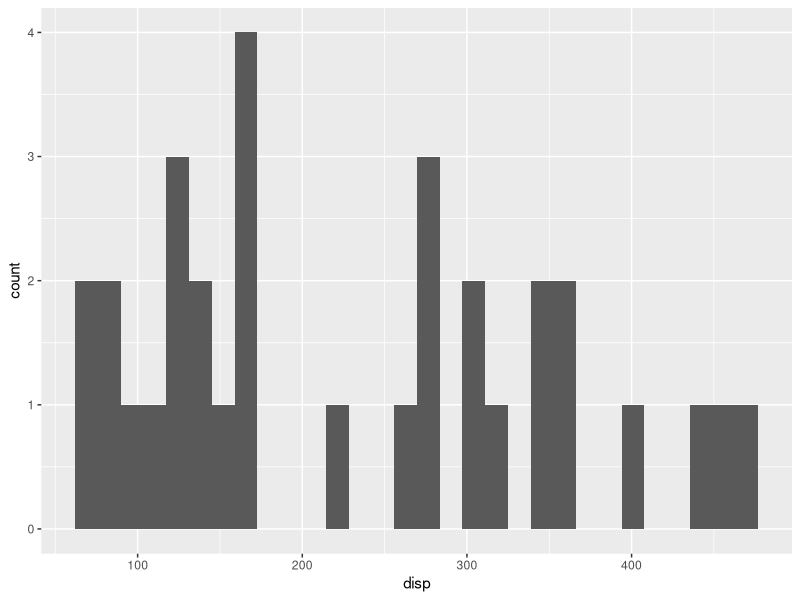
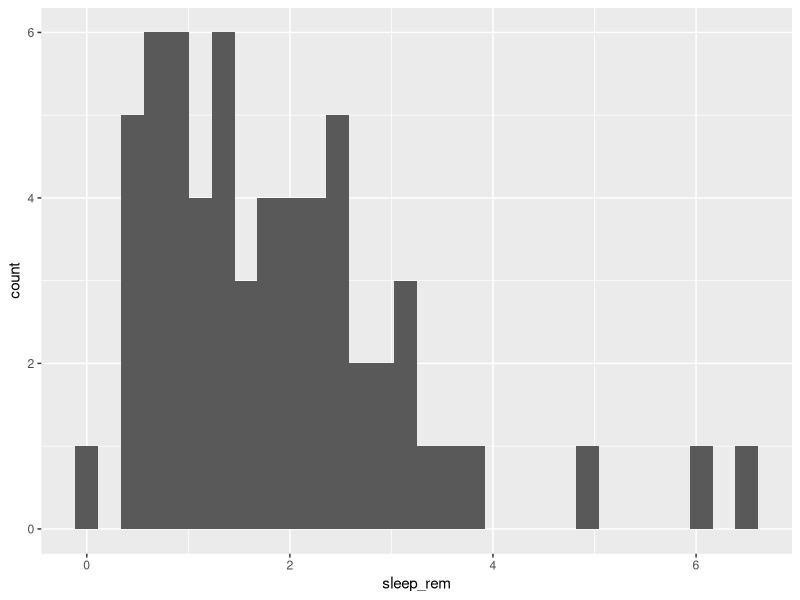
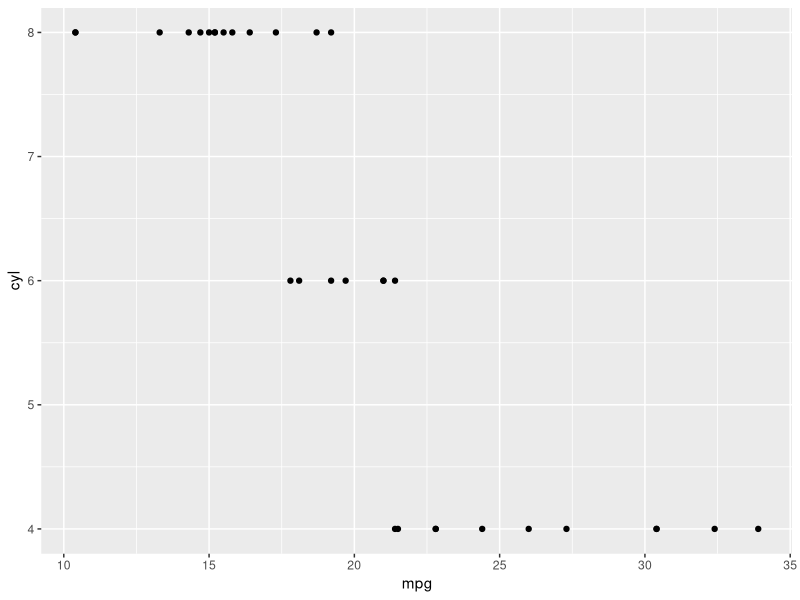
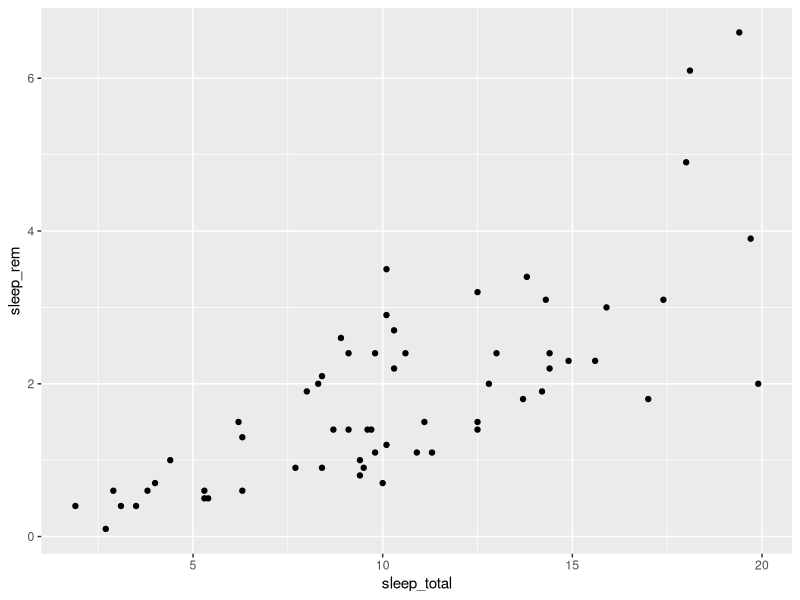
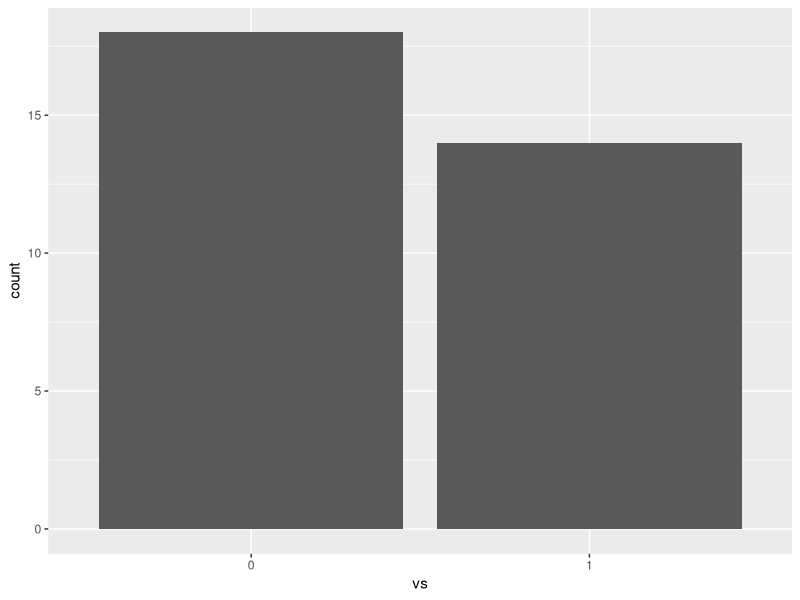
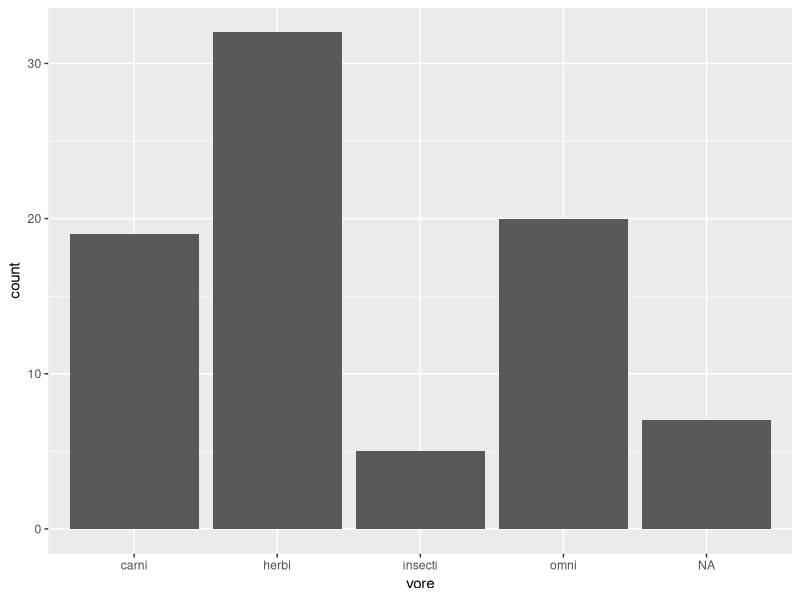
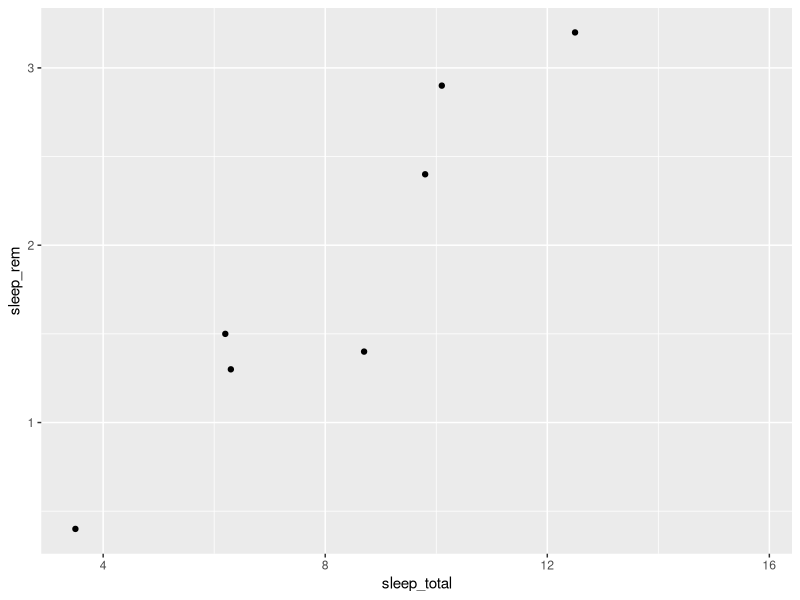
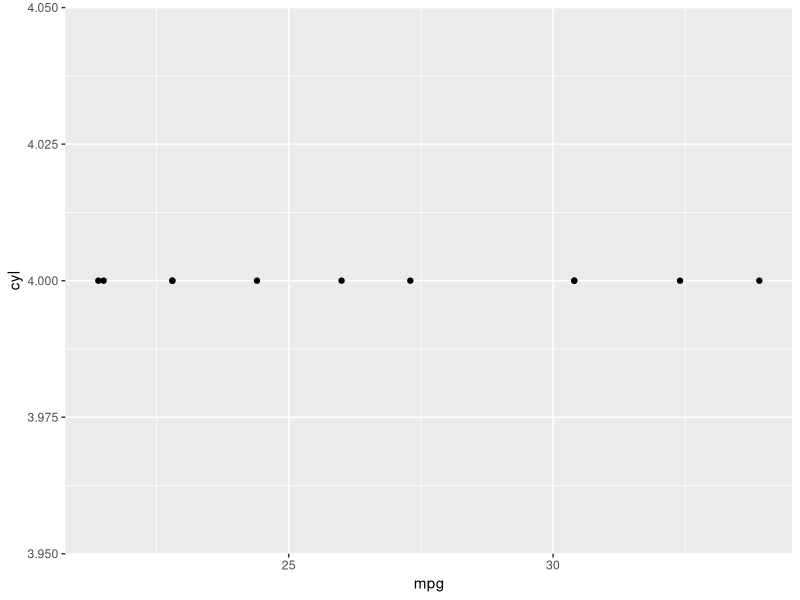

Write R code to recreate these figures, in order.
## ---- chunk 1
## Install and load the ggplot2 package
install.packages("ggplot2")
install.packages("dplyr")
library(ggplot2)
library(dplyr)
## ---- chunk 2
## Get acquainted with the dataset
glimpse(msleep)
glimpse(mtcars)
View(msleep)
View(mtcars)
## ---- chunk 3
## Include code for a histogram 
## for a single numeric variable in mtcars
ggplot(mtcars, aes(disp)) +
  geom_histogram()
## ---- chunk 4
## Include code for a histogram 
## for a single numeric variable in msleep
ggplot(msleep, aes(sleep_rem)) +
  geom_histogram()
## ---- chunk 5
## Include code for a scatterplot 
## for two numeric variables in mtcars
ggplot(mtcars, aes(mpg, cyl)) +
  geom_point()
## ---- chunk 6
## Include code for a scatterplot 
## for two numeric variables in msleep
ggplot(msleep, aes(sleep_total, sleep_rem)) +
  geom_point()
## ---- chunk 7
## Include code for a barchart 
## for a categorical variable in mtcars
mtcars$vs <- as.factor(mtcars$vs)
ggplot(mtcars, aes(vs)) +
  geom_bar()
## ---- chunk 8
## Include code for a barchart 
## for a categorical variable in sleep
msleep$vore <- as.factor(msleep$vore)
ggplot(msleep, aes(vore)) +
  geom_bar()
## ---- chunk 9
## copy code from piping_practice
## pipe this code into code that will create
## a ggplot2 scatterplot
msleep %>%
  filter(order == "Carnivora") %>%
  arrange(sleep_rem, sleep_total) %>%
  ggplot(aes(sleep_total, sleep_rem)) +
  geom_point()
## ---- chunk 10
## copy code from piping_practice
## pipe this code into code that will create
## a ggplot2 scatterplot
mtcars %>%
  filter(cyl == 4) %>%
  arrange(wt) %>%
  ggplot(aes(mpg, cyl)) +
  geom_point()
